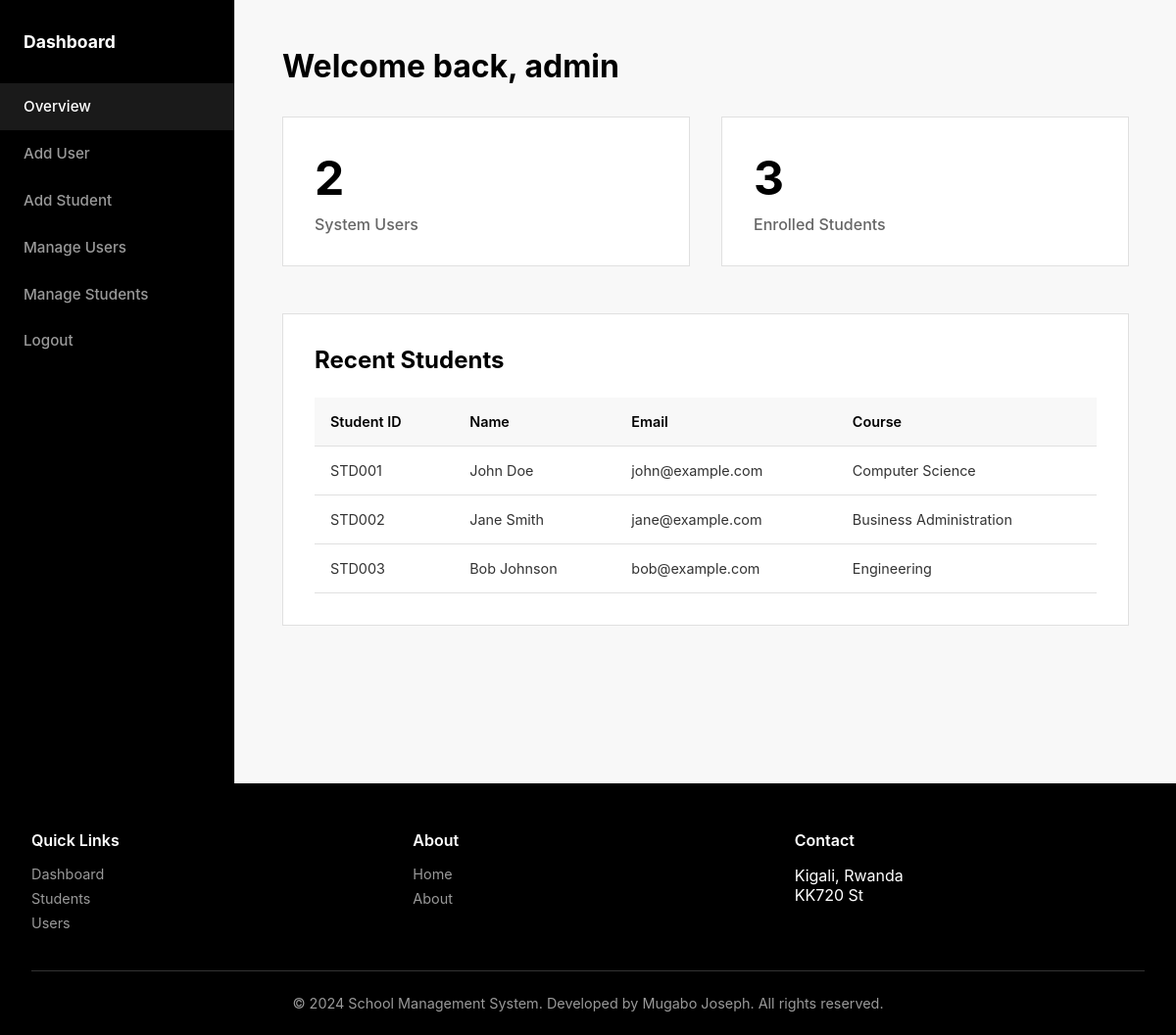
/dashboard.php (signed in), run on the app's committed database.
### tables this page shows
CREATE TABLE IF NOT EXISTS students (
    id INT AUTO_INCREMENT PRIMARY KEY,
    student_id VARCHAR(20) NOT NULL UNIQUE,
    name VARCHAR(100) NOT NULL,
    email VARCHAR(100) NOT NULL,
    phone VARCHAR(20),
    course VARCHAR(100),
    created_at TIMESTAMP DEFAULT CURRENT_TIMESTAMP
);

### dashboard.php (the view, shortened to what this page needs)
<?php
require_once 'config.php';
$users_query = "SELECT COUNT(*) as total FROM users";
$users_result = mysqli_query($conn, $users_query);
$total_users = mysqli_fetch_assoc($users_result)['total'];
$students_query = "SELECT COUNT(*) as total FROM students";
$students_result = mysqli_query($conn, $students_query);
$total_students = mysqli_fetch_assoc($students_result)['total'];
?>
<!DOCTYPE html>
<html lang="en">
<head>
    <link rel="stylesheet" href="style.css">
</head>
<body>
    <div class="dashboard">
        <div class="sidebar">
            <h3>Dashboard</h3>
            <ul>
                <li><a href="dashboard.php" class="active">Overview</a></li>
                <?php if ($_SESSION['role'] == 'admin'): ?>
                <li><a href="#" onclick="return false;">Add User</a></li>
                <?php endif; ?>
                <li><a href="#" onclick="openModal('studentModal')">Add Student</a></li>
                <?php if ($_SESSION['role'] == 'admin'): ?>
                <li><a href="view_users.php">Manage Users</a></li>
                <?php endif; ?>
                <li><a href="view_students.php">Manage Students</a></li>
                <li><a href="logout.php">Logout</a></li>
            </ul>
        </div>
        <div class="main-content">
            <h1 style="margin-bottom: 2rem; font-weight: 700; font-size: 2rem; color: #000;">Welcome back, <?php echo $_SESSION['username']; ?></h1>
            <div class="stats">
                <?php if ($_SESSION['role'] == 'admin'): ?>
                <div class="stat-card">
                    <h3><?php echo $total_users; ?></h3>
                    <p>System Users</p>
                </div>
                <?php endif; ?>
                <div class="stat-card">
                    <h3><?php echo $total_students; ?></h3>
                    <p>Enrolled Students</p>
                </div>
            </div>
            <div class="table-container">
                <h2>Recent Students</h2>
                <table>
                    <thead>
                        <tr>
                            <th>Student ID</th>
                            <th>Name</th>
                            <th>Email</th>
                            <th>Course</th>
                        </tr>
                    </thead>
                    <tbody>
                        <?php
                        $recent_students = mysqli_query($conn, "SELECT * FROM students ORDER BY created_at DESC LIMIT 5");
                        while ($student = mysqli_fetch_assoc($recent_students)):
                        ?>
                        <tr>
                            <td><?php echo $student['student_id']; ?></td>
                            <td><?php echo $student['name']; ?></td>
                            <td><?php echo $student['email']; ?></td>
                            <td><?php echo $student['course']; ?></td>
                        </tr>
                        <?php endwhile; ?>
                    </tbody>
                </table>
            </div>
        </div>
    </div>
    <footer>
        <div class="footer-content">
            <div class="footer-section">
                <h4>Quick Links</h4>
                <ul>
                    <li><a href="dashboard.php">Dashboard</a></li>
                    <li><a href="view_students.php">Students</a></li>
                    <li><a href="view_users.php">Users</a></li>
                </ul>
            </div>
            <div class="footer-section">
                <h4>About</h4>
                <ul>
                    <li><a href="index.php">Home</a></li>
                    <li><a href="about.php">About</a></li>
                </ul>
            </div>
            <div class="footer-section">
                <h4>Contact</h4>
                <ul>
                    <li>Kigali, Rwanda</li>
                    <li>KK720 St</li>
                </ul>
            </div>
        </div>
        <div class="footer-bottom">
            <p>&copy; 2024 School Management System. Developed by Mugabo Joseph. All rights reserved.</p>
        </div>
    </footer>
</body>
</html>

### style.css (style rules this page uses)
* { margin: 0; padding: 0; box-sizing: border-box; }
body { font-family: -apple-system, BlinkMacSystemFont, 'Segoe UI', Roboto, Oxygen, Ubuntu, Cantarell, sans-serif; background: #ffffff; min-height: 100vh; color: #000; }
.dashboard { display: flex; min-height: 100vh; }
.sidebar { width: 240px; background: #000; padding: 2rem 0; border-right: 1px solid #e0e0e0; }
.sidebar h3 { padding: 0 1.5rem; margin-bottom: 2rem; color: #fff; font-size: 1.1rem; font-weight: 700; }
.sidebar ul { list-style: none; }
.sidebar a { display: block; padding: 0.9rem 1.5rem; color: #999; text-decoration: none; transition: all 0.2s; font-size: 0.95rem; font-weight: 500; }
.sidebar a:hover, .sidebar a.active { background: #1a1a1a; color: #fff; }
.main-content { flex: 1; padding: 3rem; background: #f8f8f8; }
.stats { display: grid; grid-template-columns: repeat(auto-fit, minmax(250px, 1fr)); gap: 2rem; margin-bottom: 3rem; }
.stat-card { background: #fff; padding: 2rem; border: 1px solid #e0e0e0; transition: all 0.2s; }
.stat-card h3 { color: #000; font-size: 3rem; margin-bottom: 0.5rem; font-weight: 700; }
.stat-card p { color: #666; font-size: 1rem; font-weight: 500; }
.table-container { background: #fff; padding: 2rem; border: 1px solid #e0e0e0; overflow-x: auto; }
.table-container h2 { color: #000; margin-bottom: 1.5rem; font-weight: 700; font-size: 1.5rem; }
table { width: 100%; border-collapse: collapse; }
th, td { padding: 1rem; text-align: left; border-bottom: 1px solid #e0e0e0; }
th { background: #f8f8f8; color: #000; font-weight: 600; font-size: 0.9rem; }
td { color: #333; font-size: 0.9rem; }
footer { background: #000; color: #fff; padding: 3rem 2rem 1.5rem; margin-top: auto; }
.footer-content { max-width: 1200px; margin: 0 auto; display: grid; grid-template-columns: repeat(auto-fit, minmax(200px, 1fr)); gap: 2rem; margin-bottom: 2rem; }
.footer-section h4 { margin-bottom: 1rem; font-size: 1rem; font-weight: 600; }
.footer-section ul { list-style: none; }
.footer-section a { color: #999; text-decoration: none; display: block; margin-bottom: 0.5rem; font-size: 0.9rem; transition: color 0.2s; }
.footer-bottom { text-align: center; padding-top: 1.5rem; border-top: 1px solid #333; color: #999; font-size: 0.9rem; }
body { display: flex; flex-direction: column; min-height: 100vh; }
.dashboard { flex: 1; display: flex; }

### data on the page
students: student "STD001", name "John Doe", email "john@example.com", course "Computer Science"
students: student "STD002", name "Jane Smith", email "jane@example.com", course "Business Administration"
students: student "STD003", name "Bob Johnson", email "bob@example.com", course "Engineering"

### other printed values
$_SESSION['username'] "admin"
$total_users "2"
$total_students "3"
